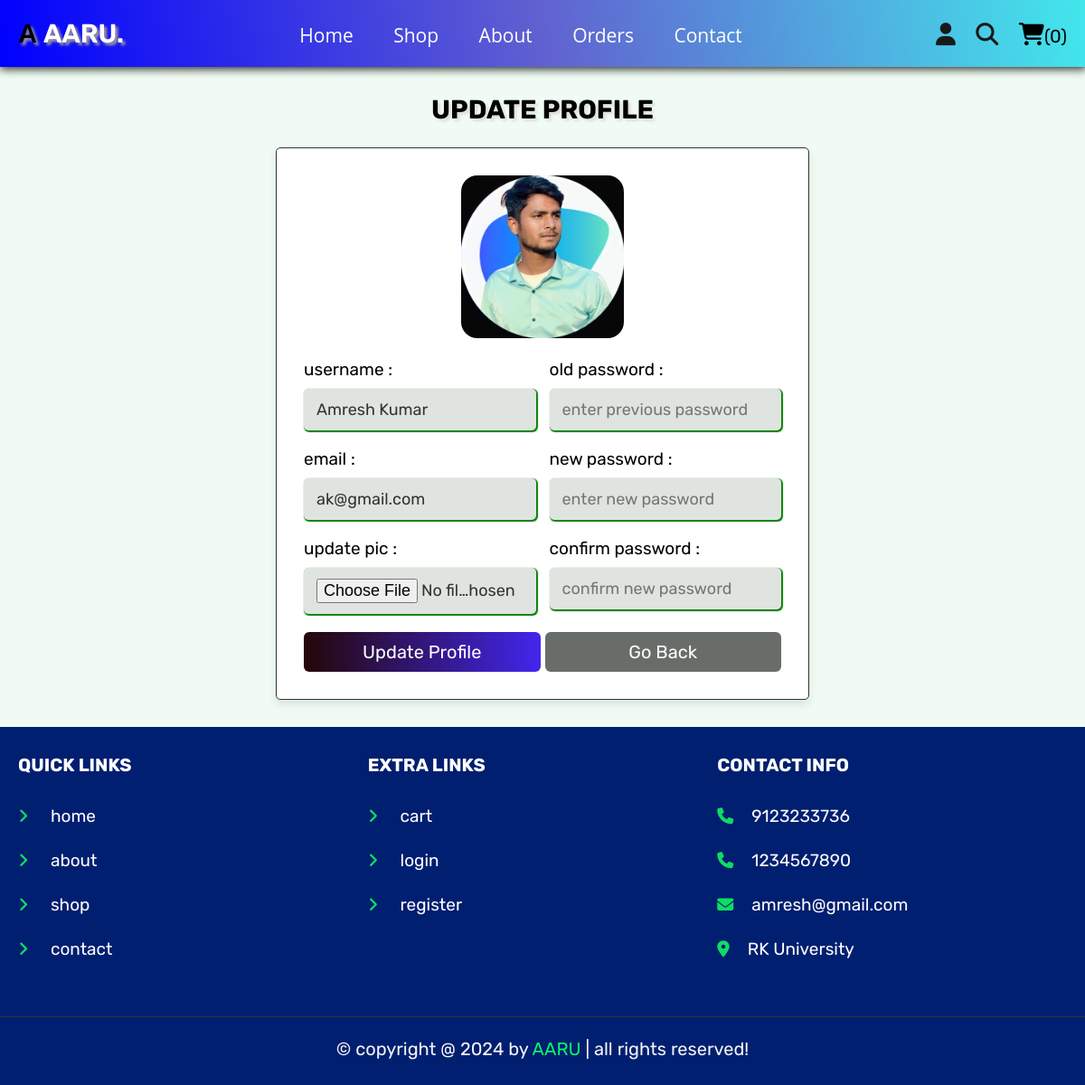
Screenshot of /user_profile_update.php (signed in) with the database file from the repository.
### tables this page shows
CREATE TABLE `users` (
  `id` int(100) NOT NULL,
  `name` varchar(100) NOT NULL,
  `email` varchar(100) NOT NULL,
  `password` varchar(100) NOT NULL,
  `user_type` varchar(20) NOT NULL DEFAULT 'user',
  `image` varchar(100) NOT NULL
);

### user_profile_update.php (the view, shortened to what this page needs)
<?php
@include 'config.php';
?>
<!DOCTYPE html>
<html lang="en">
<head>
   <link rel="stylesheet" href="https://cdnjs.cloudflare.com/ajax/libs/font-awesome/6.1.1/css/all.min.css">
   <link rel="stylesheet" href="css/components.css">
</head>
<body>
<?php include 'header.php'; ?>
<section class="update-profile">
   <h1 class="title">update profile</h1>
   <form action="" method="POST" enctype="multipart/form-data">
      <img src="uploaded_img/<?= $fetch_profile['image']; ?>" alt="">
      <div class="flex">
         <div class="inputBox">
            <span>username :</span>
            <input type="text" name="name" value="<?= $fetch_profile['name']; ?>" placeholder="update username" required class="box">
            <span>email :</span>
            <input type="email" name="email" value="<?= $fetch_profile['email']; ?>" placeholder="update email" required class="box">
            <span>update pic :</span>
            <input type="file" name="image" accept="image/jpg, image/jpeg, image/png" class="box">
         </div>
         <div class="inputBox">
            <span>old password :</span>
            <input type="password" name="update_pass" placeholder="enter previous password" class="box">
            <span>new password :</span>
            <input type="password" name="new_pass" placeholder="enter new password" class="box">
            <span>confirm password :</span>
            <input type="password" name="confirm_pass" placeholder="confirm new password" class="box">
         </div>
      </div>
      <div class="flex-btn">
         <input type="submit" class="btn" value="update profile" name="update_profile">
         <a href="index.php" class="option-btn">go back</a>
      </div>
   </form>
</section>
<?php include 'footer.php'; ?>
</body>
</html>

### css/components.css (style rules this page uses)
:root { --green: rgb(8, 246, 107); --orange: #f39c12; --red: #e74c3c; --black: #333; --light-color: #666; --white: #fff; --light-bg: #f6f6f6; --border: 1px solid var(--black); --box-shadow: 0 0.5rem 1rem rgba(0, 0, 0, 0.1); --text-decoration: none; }
* { font-family: "Rubik", sans-serif; margin: 0; padding: 0; box-sizing: border-box; outline: none; border: none; text-decoration: none; color: var(--black); }
body { background-color: rgb(240, 252, 243); }
html { font-size: 62.5%; overflow-x: hidden; scroll-behavior: smooth; scroll-padding-top: 6.5rem; }
section { padding: 3rem 2rem; margin: 0 auto; }
.btn, .delete-btn, .option-btn { display: block; margin-top: 1rem; border-radius: 0.6rem; color: var(--white); font-size: 2rem; padding: 10px; text-transform: capitalize; cursor: pointer; text-align: center; }
.btn { background: linear-gradient(to right, rgb(36, 7, 7), rgb(65, 38, 237)),rgb(21, 115, 238); }
.option-btn { background-color: rgb(105, 109, 106); color: rgb(255, 255, 255); }
.flex-btn { display: flex; flex-wrap: wrap; gap: 0.5rem; }
.flex-btn > * { flex: 1; }
.title { text-align: center; margin-bottom: 2.5rem; text-transform: uppercase; color:rgb(0, 0, 0); font-size: 2.9rem; text-shadow: 3px 3px 3px #dde0dd; }
.update-profile form { max-width: 59rem; margin: 0 auto; background-color:#ffffff; box-shadow: var(--box-shadow); border: var(--border); border-radius: 0.5rem; padding: 3rem; text-align: center; }
.update-profile form .flex { display: flex; gap: 1.5rem; justify-content: space-between; }
.update-profile form img { height: 18rem; width: 18rem; margin-bottom: 1rem; border-radius: 10%; object-fit: cover; }
.update-profile form .inputBox { text-align: left; width: 50%; }
.update-profile form .inputBox span { display: block; padding-top: 1rem; font-size:1.9rem; color: #000000; }
.update-profile form .inputBox .box { width: 100%; padding: 1.2rem 1.4rem; font-size: 1.8rem; color: var(--black); border-radius: 0.5rem; box-shadow: 1px 1px 1px 1px rgb(7, 129, 7); margin: 1rem 0; background-color:#e0e4e0; }

### rows the page displays
users: image (picture), name "Amresh Kumar", email "ak@gmail.com"

### other values shown
$count_cart_items->rowCount() "0"
